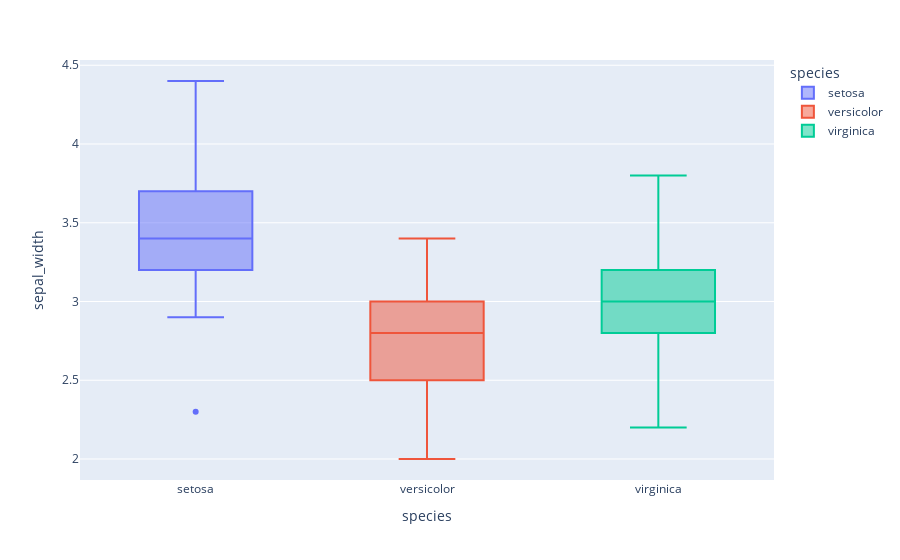

Source (notebook cell):
### Code cell
# Box plot

fig4 = px.box(df, x='species', y='sepal_width', color='species')
fig4.show()

# save the plot
fig4.write_image("./output/fig4.png", scale=3)

### Figure 1 — Plotly figure (JSON) as saved in the notebook; plotly's stock layout.template omitted (floating-point values rounded to 4 significant figures)
{"data": [{"alignmentgroup": "True", "hovertemplate": "species=%{x}<br>sepal_width=%{y}<extra></extra>", "legendgroup": "setosa", "marker": {"color": "#636efa"}, "name": "setosa", "notched": false, "offsetgroup": "setosa", "orientation": "v", "showlegend": true, "type": "box", "x": ["setosa", "setosa", "setosa", "setosa", "setosa", "setosa", "setosa", "setosa", "setosa", "setosa", "setosa", "setosa", "setosa", "setosa", "setosa", "setosa", "setosa", "setosa", "setosa", "setosa", "setosa", "setosa", "setosa", "setosa", "setosa", "setosa", "setosa", "setosa", "setosa", "setosa", "setosa", "setosa", "setosa", "setosa", "setosa", "setosa", "setosa", "setosa", "setosa", "setosa", "setosa", "setosa", "setosa", "setosa", "setosa", "setosa", "setosa", "setosa", "setosa", "setosa"], "x0": " ", "xaxis": "x", "y": [3.5, 3, 3.2, 3.1, 3.6, 3.9, 3.4, 3.4, 2.9, 3.1, 3.7, 3.4, 3, 3, 4, 4.4, 3.9, 3.5, 3.8, 3.8, 3.4, 3.7, 3.6, 3.3, 3.4, 3, 3.4, 3.5, 3.4, 3.2, 3.1, 3.4, 4.1, 4.2, 3.1, 3.2, 3.5, 3.6, 3, 3.4, 3.5, 2.3, 3.2, 3.5, 3.8, 3, 3.8, 3.2, 3.7, 3.3], "y0": " ", "yaxis": "y"}, {"alignmentgroup": "True", "hovertemplate": "species=%{x}<br>sepal_width=%{y}<extra></extra>", "legendgroup": "versicolor", "marker": {"color": "#EF553B"}, "name": "versicolor", "notched": false, "offsetgroup": "versicolor", "orientation": "v", "showlegend": true, "type": "box", "x": ["versicolor", "versicolor", "versicolor", "versicolor", "versicolor", "versicolor", "versicolor", "versicolor", "versicolor", "versicolor", "versicolor", "versicolor", "versicolor", "versicolor", "versicolor", "versicolor", "versicolor", "versicolor", "versicolor", "versicolor", "versicolor", "versicolor", "versicolor", "versicolor", "versicolor", "versicolor", "versicolor", "versicolor", "versicolor", "versicolor", "versicolor", "versicolor", "versicolor", "versicolor", "versicolor", "versicolor", "versicolor", "versicolor", "versicolor", "versicolor", "versicolor", "versicolor", "versicolor", "versicolor", "versicolor", "versicolor", "versicolor", "versicolor", "versicolor", "versicolor"], "x0": " ", "xaxis": "x", "y": [3.2, 3.2, 3.1, 2.3, 2.8, 2.8, 3.3, 2.4, 2.9, 2.7, 2, 3, 2.2, 2.9, 2.9, 3.1, 3, 2.7, 2.2, 2.5, 3.2, 2.8, 2.5, 2.8, 2.9, 3, 2.8, 3, 2.9, 2.6, 2.4, 2.4, 2.7, 2.7, 3, 3.4, 3.1, 2.3, 3, 2.5, 2.6, 3, 2.6, 2.3, 2.7, 3, 2.9, 2.9, 2.5, 2.8], "y0": " ", "yaxis": "y"}, {"alignmentgroup": "True", "hovertemplate": "species=%{x}<br>sepal_width=%{y}<extra></extra>", "legendgroup": "virginica", "marker": {"color": "#00cc96"}, "name": "virginica", "notched": false, "offsetgroup": "virginica", "orientation": "v", "showlegend": true, "type": "box", "x": ["virginica", "virginica", "virginica", "virginica", "virginica", "virginica", "virginica", "virginica", "virginica", "virginica", "virginica", "virginica", "virginica", "virginica", "virginica", "virginica", "virginica", "virginica", "virginica", "virginica", "virginica", "virginica", "virginica", "virginica", "virginica", "virginica", "virginica", "virginica", "virginica", "virginica", "virginica", "virginica", "virginica", "virginica", "virginica", "virginica", "virginica", "virginica", "virginica", "virginica", "virginica", "virginica", "virginica", "virginica", "virginica", "virginica", "virginica", "virginica", "virginica", "virginica"], "x0": " ", "xaxis": "x", "y": [3.3, 2.7, 3, 2.9, 3, 3, 2.5, 2.9, 2.5, 3.6, 3.2, 2.7, 3, 2.5, 2.8, 3.2, 3, 3.8, 2.6, 2.2, 3.2, 2.8, 2.8, 2.7, 3.3, 3.2, 2.8, 3, 2.8, 3, 2.8, 3.8, 2.8, 2.8, 2.6, 3, 3.4, 3.1, 3, 3.1, 3.1, 3.1, 2.7, 3.2, 3.3, 3, 2.5, 3, 3.4, 3], "y0": " ", "yaxis": "y"}], "layout": {"boxmode": "overlay", "legend": {"title": {"text": "species"}, "tracegroupgap": 0}, "margin": {"t": 60}, "xaxis": {"anchor": "y", "categoryarray": ["setosa", "versicolor", "virginica"], "categoryorder": "array", "domain": [0, 1], "title": {"text": "species"}}, "yaxis": {"anchor": "x", "domain": [0, 1], "title": {"text": "sepal_width"}}}}
